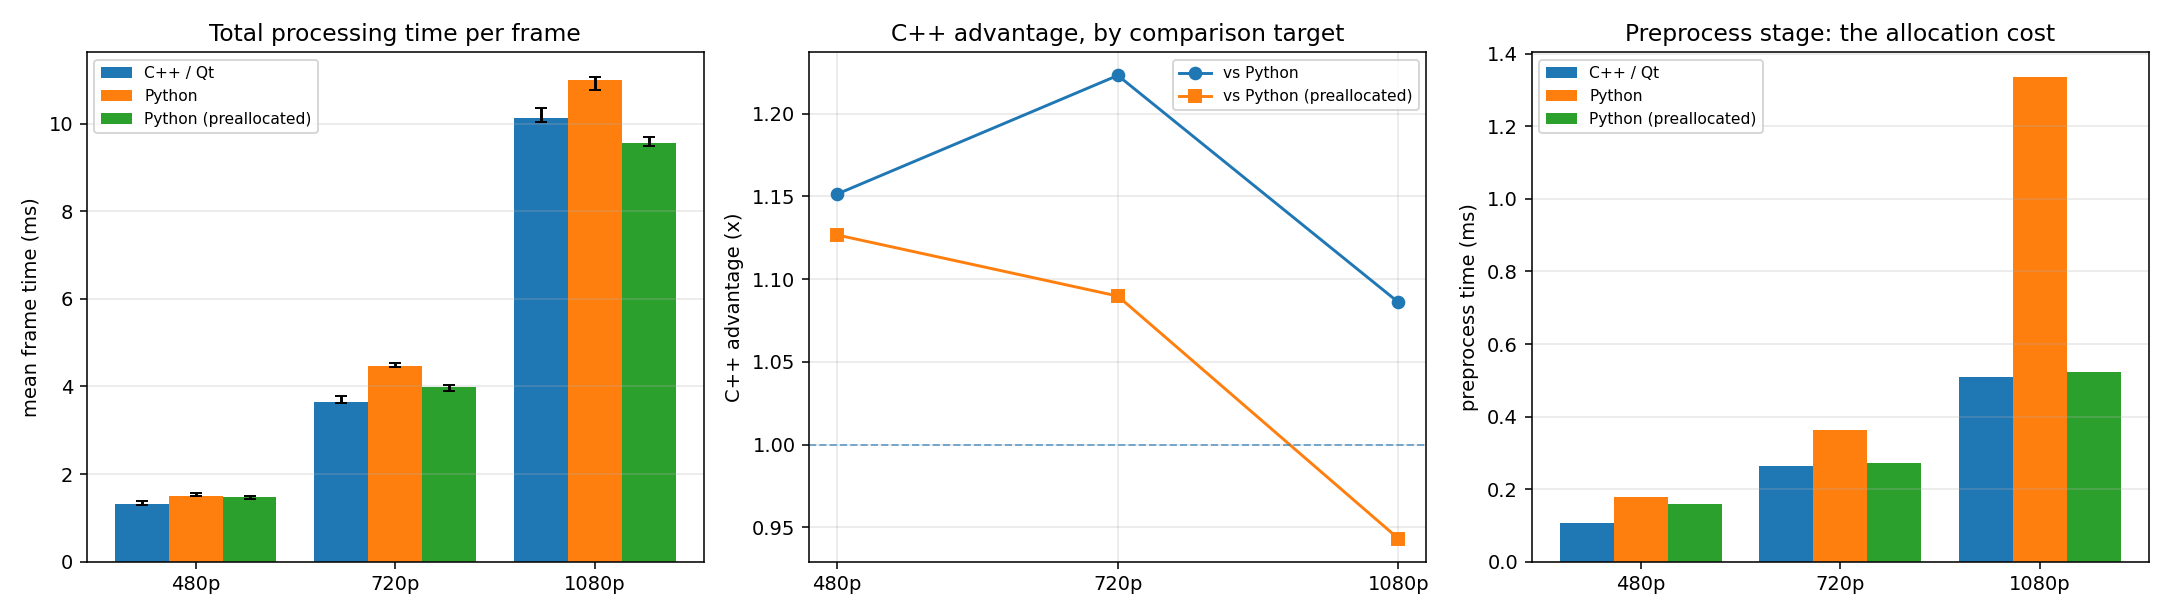

Write the Python code that produced this figure.
"""Uc uygulamayi coklu cozunurlukte olcer, tablo ve grafik uretir.

Olculen uc varyant:
    cpp              - C++ / Qt hatti
    python           - dogrudan cevirisi (her cagri yeni NumPy dizisi ayirir)
    python-prealloc  - ayni Python kodu, ama OpenCV cagrilarina dst= ile
                       yeniden kullanilan tampon gecilerek

Ucuncu varyant bir kontrol grubu: C++ ile Python arasindaki farkin ne kadari
dilden, ne kadari kare basina bellek tahsisinden geliyor?

Uretilen dosyalar:
    bench/sweep.json  - ham olcumler
    bench/sweep.md    - markdown tablolar
    bench/sweep.png   - grafik

Kullanim (PowerShell):
    py bench/sweep.py
    py bench/sweep.py --repeat 5 --frames 300
"""

import argparse
import json
import os
import statistics
import subprocess
import sys

import matplotlib

# Agg: pencere acmadan dosyaya cizer. Betik CI'da da kosabilsin diye.
matplotlib.use("Agg")
import matplotlib.pyplot as plt  # noqa: E402  (backend secimi importtan once olmali)

# compare.py ile ayni yardimcilari kullan - iki yerde ayni kodu tutmanin anlami yok
sys.path.insert(0, os.path.dirname(os.path.abspath(__file__)))
from compare import environment_with_dlls, run_json_command  # noqa: E402

# ==== AYARLAR (buradan degistir) ====
RESOLUTIONS = [
    (640, 480, "480p"),
    (1280, 720, "720p"),
    (1920, 1080, "1080p"),
]
DEFAULT_FRAMES = 150      # her cozunurlukte uretilen kare sayisi
DEFAULT_WARMUP = 10
DEFAULT_REPEAT = 3        # ayni olcum kac kez tekrarlanir; medyan raporlanir
DEFAULT_EXE = os.path.join("build", "qt_vision_bench.exe")
SWEEP_JSON = os.path.join("bench", "sweep.json")
SWEEP_MD = os.path.join("bench", "sweep.md")
SWEEP_PNG = os.path.join("bench", "sweep.png")

SERIES = ["cpp", "python", "python_prealloc"]
SERIES_TITLES = {
    "cpp": "C++ / Qt",
    "python": "Python",
    "python_prealloc": "Python (preallocated)",
}


def generate_video(width, height, frames, path):
    """make_test_video.py'yi cagirarak o cozunurlukte video uretir."""
    if os.path.isfile(path):
        print(f"  {path} zaten var, yeniden uretilmiyor")
        return True

    command = [
        sys.executable,
        os.path.join("bench", "make_test_video.py"),
        "--output", path,
        "--width", str(width),
        "--height", str(height),
        "--frames", str(frames),
    ]
    completed = subprocess.run(command, capture_output=True, text=True, check=False)
    if completed.returncode != 0:
        print(f"HATA: video uretilemedi ({width}x{height})", file=sys.stderr)
        print(completed.stderr.strip(), file=sys.stderr)
        return False
    return True


def measure(command, env, repeat, label, name):
    """Ayni olcumu repeat kez kosar, medyanlari ve yayilimi doner."""
    runs = []
    for attempt in range(1, repeat + 1):
        print(f"[{label}] {name} {attempt}/{repeat}")
        result = run_json_command(command, env=env)
        if result is None:
            return None
        runs.append(result)

    totals = [run["process_ms_mean"] for run in runs]
    return {
        # Medyan: arka planda calisan baska bir surecin tek seferlik etkisi
        # ortalamayi bozar, medyani bozmaz.
        "total_ms": statistics.median(totals),
        "total_min": min(totals),
        "total_max": max(totals),
        "pre_ms": statistics.median([run["preprocess_ms_mean"] for run in runs]),
        "det_ms": statistics.median([run["detect_ms_mean"] for run in runs]),
        "hist_ms": statistics.median([run.get("history_ms_mean", 0.0) for run in runs]),
        "detections": runs[0]["detections_total"],
        "runs_ms": totals,
    }


def build_markdown(rows, repeat, frames):
    lines = [
        f"Median of {repeat} runs per cell, {frames} frames per run; the range "
        "in parentheses is min-max across runs.",
        "",
        "| Resolution | Pixels | C++ (ms) | Python (ms) | Python prealloc (ms) "
        "| C++ vs Python | C++ vs prealloc | Parity |",
        "|---|---:|---:|---:|---:|---:|---:|:--:|",
    ]
    for row in rows:
        cpp = row["cpp"]
        py = row["python"]
        pre = row["python_prealloc"]
        parity = "ok" if row["parity_ok"] else "MISMATCH"
        lines.append(
            f"| {row['label']} | {row['pixels']:,} | "
            f"{cpp['total_ms']:.3f} ({cpp['total_min']:.3f}-{cpp['total_max']:.3f}) | "
            f"{py['total_ms']:.3f} ({py['total_min']:.3f}-{py['total_max']:.3f}) | "
            f"{pre['total_ms']:.3f} ({pre['total_min']:.3f}-{pre['total_max']:.3f}) | "
            f"{py['total_ms'] / cpp['total_ms']:.2f}x | "
            f"{pre['total_ms'] / cpp['total_ms']:.2f}x | {parity} |"
        )

    stages = [("pre_ms", "preprocess"), ("det_ms", "detection")]
    # Hareket izi adimi kapaliyken satirlari sifirla doldurmanin anlami yok
    if any(row["cpp"]["hist_ms"] > 0.0 for row in rows):
        stages.append(("hist_ms", "motion history"))

    lines += [
        "",
        "Per-stage medians (ms):",
        "",
        "| Resolution | Stage | C++ | Python | Python prealloc |",
        "|---|---|---:|---:|---:|",
    ]
    for row in rows:
        for stage_key, stage_name in stages:
            lines.append(
                f"| {row['label']} | {stage_name} | "
                f"{row['cpp'][stage_key]:.3f} | {row['python'][stage_key]:.3f} | "
                f"{row['python_prealloc'][stage_key]:.3f} |"
            )

    return "\n".join(lines)


def error_bars(rows, series):
    """Medyanin altindaki ve ustundeki en uc kosuya olan mesafe."""
    lower = [row[series]["total_ms"] - row[series]["total_min"] for row in rows]
    upper = [row[series]["total_max"] - row[series]["total_ms"] for row in rows]
    return [lower, upper]


def draw_chart(rows, path):
    labels = [row["label"] for row in rows]
    figure, (ax_time, ax_ratio, ax_pre) = plt.subplots(1, 3, figsize=(15.5, 4.4))

    x = list(range(len(labels)))
    width = 0.27
    offsets = {"cpp": -width, "python": 0.0, "python_prealloc": width}

    for series in SERIES:
        ax_time.bar(
            [i + offsets[series] for i in x],
            [row[series]["total_ms"] for row in rows],
            width,
            label=SERIES_TITLES[series],
            yerr=error_bars(rows, series),
            capsize=3,
        )
    ax_time.set_xticks(x)
    ax_time.set_xticklabels(labels)
    ax_time.set_ylabel("mean frame time (ms)")
    ax_time.set_title("Total processing time per frame")
    ax_time.legend(fontsize=8)
    ax_time.grid(axis="y", alpha=0.3)

    # 1.0 cizgisi kritik: altina dusen seri, C++'in geride kaldigi noktadir.
    ax_ratio.plot(labels, [row["python"]["total_ms"] / row["cpp"]["total_ms"] for row in rows],
                  marker="o", label="vs Python")
    ax_ratio.plot(labels,
                  [row["python_prealloc"]["total_ms"] / row["cpp"]["total_ms"] for row in rows],
                  marker="s", label="vs Python (preallocated)")
    ax_ratio.axhline(1.0, linestyle="--", linewidth=1, alpha=0.6)
    ax_ratio.set_ylabel("C++ advantage (x)")
    ax_ratio.set_title("C++ advantage, by comparison target")
    ax_ratio.legend(fontsize=8)
    ax_ratio.grid(alpha=0.3)

    # Ucuncu panel farkin kaynagini izole eder: on isleme adimi tahsis
    # agirlikli, tampon yeniden kullanimi devreye girince fark kapaniyor.
    for series in SERIES:
        ax_pre.bar(
            [i + offsets[series] for i in x],
            [row[series]["pre_ms"] for row in rows],
            width,
            label=SERIES_TITLES[series],
        )
    ax_pre.set_xticks(x)
    ax_pre.set_xticklabels(labels)
    ax_pre.set_ylabel("preprocess time (ms)")
    ax_pre.set_title("Preprocess stage: the allocation cost")
    ax_pre.legend(fontsize=8)
    ax_pre.grid(axis="y", alpha=0.3)

    figure.tight_layout()
    figure.savefig(path, dpi=140)
    plt.close(figure)


def main():
    parser = argparse.ArgumentParser(description="Benchmark across resolutions")
    parser.add_argument("--exe", default=DEFAULT_EXE)
    parser.add_argument("--frames", type=int, default=DEFAULT_FRAMES)
    parser.add_argument("--warmup", type=int, default=DEFAULT_WARMUP)
    parser.add_argument("--repeat", type=int, default=DEFAULT_REPEAT,
                        help="runs per cell; the median is reported")
    parser.add_argument("--history", action="store_true",
                        help="enable the hand-written motion-history stage in all variants")
    args = parser.parse_args()

    # Iki mod ayri dosyalara yazar; biri digerini ezmesin
    suffix = "_history" if args.history else ""
    out_json = SWEEP_JSON.replace(".json", f"{suffix}.json")
    out_md = SWEEP_MD.replace(".md", f"{suffix}.md")
    out_png = SWEEP_PNG.replace(".png", f"{suffix}.png")

    if not os.path.isfile(args.exe):
        print(f"HATA: ikili yok: {args.exe}\n"
              "Once derleyin: ./scripts/build.sh (MSYS2 UCRT64 kabugunda)",
              file=sys.stderr)
        return 1

    env = environment_with_dlls()
    baseline = os.path.join("bench", "baseline.py")
    rows = []

    for width, height, label in RESOLUTIONS:
        video = os.path.join("bench", f"test_video_{label}.mp4")
        print(f"[{label}] video hazirlaniyor...")
        if not generate_video(width, height, args.frames, video):
            return 1

        common = ["--bench", video, "--warmup", str(args.warmup)]
        if args.history:
            common = common + ["--history"]

        commands = {
            "cpp": [args.exe] + common,
            "python": [sys.executable, baseline] + common,
            "python_prealloc": [sys.executable, baseline] + common + ["--preallocate"],
        }

        row = {"label": label, "pixels": width * height}
        for series in SERIES:
            result = measure(commands[series], env, args.repeat, label,
                             SERIES_TITLES[series])
            if result is None:
                return 1
            row[series] = result

        # Esdegerlik: uc varyant da ayni sayida tespit bulmali. Bulmuyorsa
        # ayni isi yapmiyorlar ve hiz karsilastirmasi anlamsiz.
        detection_counts = {row[series]["detections"] for series in SERIES}
        row["parity_ok"] = len(detection_counts) == 1
        rows.append(row)

    markdown = build_markdown(rows, args.repeat, args.frames)
    draw_chart(rows, out_png)

    with open(out_json, "w", encoding="utf-8") as handle:
        json.dump({"repeat": args.repeat, "frames": args.frames,
                   "motion_history": args.history, "rows": rows},
                  handle, indent=2)
    with open(out_md, "w", encoding="utf-8") as handle:
        handle.write(markdown + "\n")

    print()
    print(markdown)
    print(f"\nWritten: {out_json}, {out_md}, {out_png}")

    mismatches = [row["label"] for row in rows if not row["parity_ok"]]
    if mismatches:
        print(f"UYARI: tespit sayilari uyusmuyor: {', '.join(mismatches)}",
              file=sys.stderr)
        return 2
    return 0


if __name__ == "__main__":
    raise SystemExit(main())
